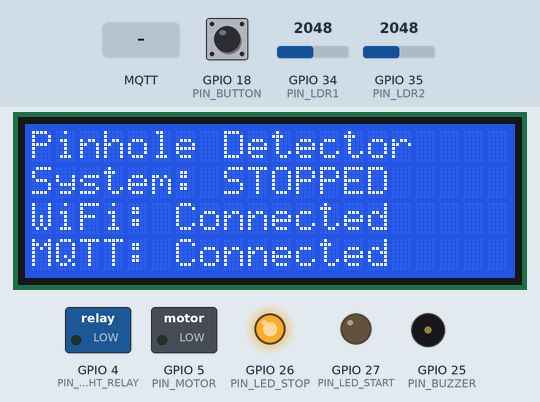
The sketch below on a simulated ESP32. Parts: 20×4 character LCD, switched loads named in the sketch (green lamp = pin HIGH), output pins drawn as LEDs (lit = HIGH), buzzer (waves = sounding, pin HIGH). Inputs (shaded band) come from the test bench; at power-on: GPIO 18 (PIN_BUTTON) HIGH, GPIO 34 (PIN_LDR1) = 2048, GPIO 35 (PIN_LDR2) = 2048. WiFi joins after 1.5 s; servers stay silent unless stated; no MQTT or app messages arrive unless stated; what the sketch prints to the serial monitor is not drawn.

Above: at 3.9 s.
4.0 s: GPIO 18 (PIN_BUTTON) pulled LOW for 0.15 s
At 4.9 s:
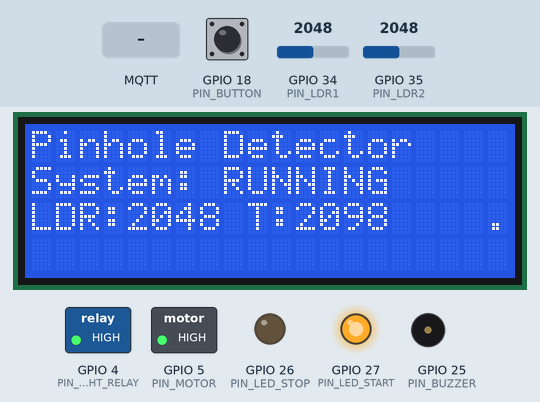
6.0 s: GPIO 34 (PIN_LDR1) set to 2197
At 7.0 s:
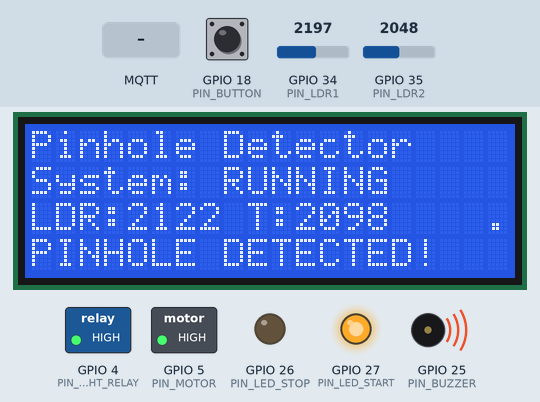
7.6 s: MQTT message "start" arrives on the first subscribed topic
At 8.1 s:
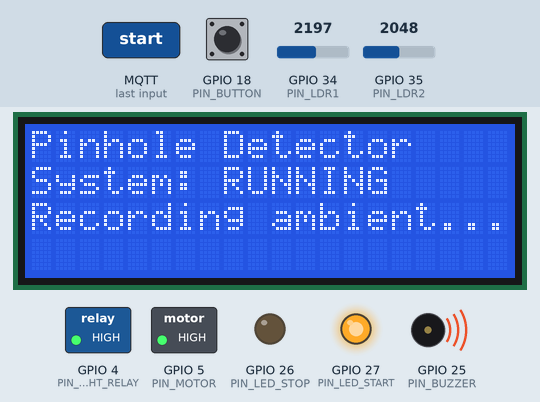
10.6 s: GPIO 35 (PIN_LDR2) set to 2221
At 11.2 s:
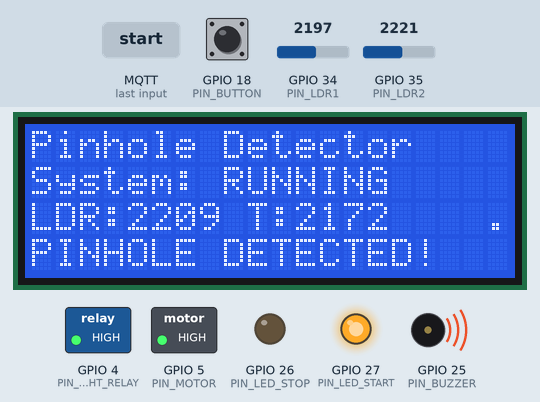
12.2 s: GPIO 34 (PIN_LDR1) set to 2047
At 14.9 s:
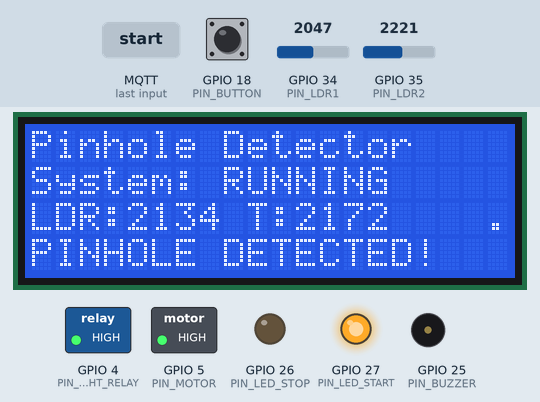
15.2 s: GPIO 35 (PIN_LDR2) set to 2273
At 16.4 s:
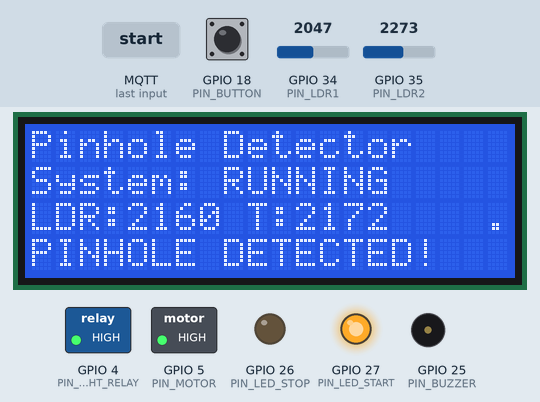
16.7 s: GPIO 35 (PIN_LDR2) set to 2329
Timing chart, 0 to 19.2 s (numbered marks = the images above; inputs shaded):
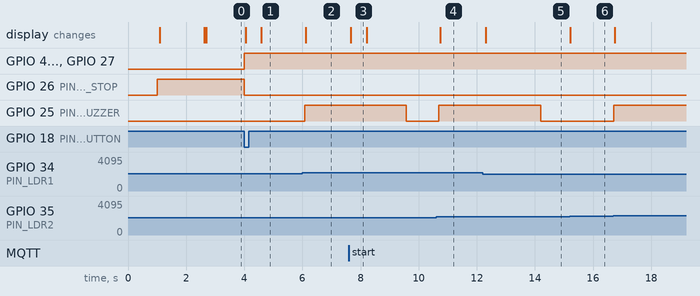

Measured:
- the behaviour switches between 2149 and 2150 on GPIO 34 (PIN_LDR1) (found by bisection; images 1 and 2)
- the behaviour switches between 2148 and 2149 on GPIO 35 (PIN_LDR2) (found by bisection; images 3 and 4)
- after the input at 4.0 s, GPIO 4 (PIN_LIGHT_RELAY), GPIO 5 (PIN_MOTOR), GPIO 27 (PIN_LED_START): LOW → HIGH at once; GPIO 26 (PIN_LED_STOP): HIGH → LOW at once; the display: first changes after 0.05 s (image 1 shows a later state)
- after the input at 6.0 s, GPIO 25 (PIN_BUZZER): LOW → HIGH after 0.08 s; the display: changes after 0.11 s (image 2)
- after the input at 7.6 s, GPIO 25 (PIN_BUZZER): HIGH → LOW after 2.0 s; the display: changes after 0.07 s (image 3)
- after the input at 10.6 s, GPIO 25 (PIN_BUZZER): LOW → HIGH after 0.10 s; the display: changes after 0.14 s (image 4)
- after the input at 12.2 s, GPIO 25 (PIN_BUZZER): HIGH → LOW after 2.0 s; the display: changes after 0.12 s (image 5)
- after the input at 15.2 s, the display: changes at once (image 6)
- after the input at 16.7 s, GPIO 25 (PIN_BUZZER): LOW → HIGH at once

The sketch:

pinhole-detector-esp32.ino
```cpp
#include <WiFi.h>
#include <PubSubClient.h>
#include <Wire.h>
#include <LiquidCrystal_I2C.h>

// Pin definitions
#define PIN_LIGHT_RELAY     4
#define PIN_MOTOR           5
#define PIN_BUTTON          18
#define PIN_BUZZER          25
#define PIN_LED_STOP        26
#define PIN_LED_START       27
#define PIN_LDR1            34
#define PIN_LDR2            35

// WiFi settings
const char* wifiSsid = "pinhole-detector";
const char* wifiPassword = "pinhole123";

// MQTT settings (same broker as ESP32-CAM)
const char* mqttServer = "192.168.131.85";
const int mqttPort = 1883;
const char* mqttClientId = "pinhole-esp32";
const char* topicState = "pinhole/state";
const char* topicPinhole = "pinhole/detected";
const char* topicControl = "pinhole/control";

// Objects
WiFiClient wifiClient;
PubSubClient mqttClient(wifiClient);
LiquidCrystal_I2C lcd(0x27, 20, 4);

// State variables
bool systemRunning = false;
bool buttonPressed = false;
unsigned long lastDebounceTime = 0;
const unsigned long debounceDelay = 200;

// LDR variables
int ambientLight = 0;
bool ambientRecorded = false;
const int PINHOLE_THRESHOLD = 50;
unsigned long lastLdrRead = 0;
const unsigned long ldrInterval = 100;

// Buzzer timing
unsigned long buzzerStartTime = 0;
bool buzzerActive = false;
const unsigned long buzzerDuration = 2000;


void setup() {
  Serial.begin(115200);
  delay(1000);
  Serial.println("[BOOT] ESP32 Pinhole Detector starting");

  // Pin setup
  pinMode(PIN_LIGHT_RELAY, OUTPUT);
  pinMode(PIN_MOTOR, OUTPUT);
  pinMode(PIN_BUTTON, INPUT_PULLUP);
  pinMode(PIN_BUZZER, OUTPUT);
  pinMode(PIN_LED_STOP, OUTPUT);
  pinMode(PIN_LED_START, OUTPUT);
  pinMode(PIN_LDR1, INPUT);
  pinMode(PIN_LDR2, INPUT);

  // Initial states
  digitalWrite(PIN_LIGHT_RELAY, LOW);
  digitalWrite(PIN_MOTOR, LOW);
  digitalWrite(PIN_BUZZER, LOW);
  digitalWrite(PIN_LED_STOP, HIGH);
  digitalWrite(PIN_LED_START, LOW);

  // LCD setup
  Wire.begin(21, 22);
  lcd.init();
  lcd.backlight();
  lcd.setCursor(0, 0);
  lcd.print("Pinhole Detector");
  lcd.setCursor(0, 1);
  lcd.print("System: STOPPED");

  // Connect WiFi
  connectWiFi();

  // Connect MQTT
  connectMqtt();

  Serial.println("[BOOT] Setup complete");
}

void loop() {
  // Check WiFi
  if (WiFi.status() != WL_CONNECTED) {
    Serial.println("[WIFI] Reconnecting...");
    connectWiFi();
  }

  // Check MQTT
  if (!mqttClient.connected()) {
    Serial.println("[MQTT] Reconnecting...");
    updateLcdLine(3, "MQTT: Reconnecting..");
    connectMqtt();
  }
  mqttClient.loop();

  // Handle button press (active low, debounced)
  handleButton();

  // Handle buzzer timeout
  if (buzzerActive && (millis() - buzzerStartTime >= buzzerDuration)) {
    digitalWrite(PIN_BUZZER, LOW);
    buzzerActive = false;
    Serial.println("[BUZZER] Timeout - stopped");
  }

  // System running logic
  if (systemRunning) {
    // Read LDRs periodically
    if (millis() - lastLdrRead >= ldrInterval) {
      lastLdrRead = millis();
      checkPinhole();
    }
  }
}

void connectWiFi() {
  Serial.print("[WIFI] Connecting to ");
  Serial.println(wifiSsid);

  WiFi.mode(WIFI_STA);
  WiFi.begin(wifiSsid, wifiPassword);

  int attempts = 0;
  while (WiFi.status() != WL_CONNECTED && attempts < 30) {
    Serial.print(".");
    delay(500);
    attempts++;
  }

  if (WiFi.status() == WL_CONNECTED) {
    Serial.println();
    Serial.print("[WIFI] Connected, IP: ");
    Serial.println(WiFi.localIP());
    updateLcdLine(2, "WiFi: Connected");
  } else {
    Serial.println();
    Serial.println("[WIFI] Connection failed");
    updateLcdLine(2, "WiFi: Failed");
  }
}

void connectMqtt() {
  mqttClient.setServer(mqttServer, mqttPort);
  mqttClient.setCallback(mqttCallback);

  while (!mqttClient.connected()) {
    Serial.print("[MQTT] Connecting to ");
    Serial.print(mqttServer);
    Serial.print(":");
    Serial.println(mqttPort);
    updateLcdLine(3, "MQTT: Connecting....");

    if (mqttClient.connect(mqttClientId)) {
      Serial.println("[MQTT] Connected");
      mqttClient.subscribe(topicControl);
      Serial.print("[MQTT] Subscribed to ");
      Serial.println(topicControl);
      updateLcdLine(3, "MQTT: Connected     ");
      publishState();
    } else {
      Serial.print("[MQTT] Failed, state=");
      Serial.println(mqttClient.state());
      updateLcdLine(3, "MQTT: Failed-retry..");
      delay(2000);
    }
  }
}

void mqttCallback(char* topic, byte* payload, unsigned int length) {
  String message;
  for (unsigned int i = 0; i < length; i++) {
    message += (char)payload[i];
  }
  message.trim();
  message.toLowerCase();

  Serial.print("[MQTT] Message on ");
  Serial.print(topic);
  Serial.print(": ");
  Serial.println(message);

  if (message == "start") {
    startSystem();
  } else if (message == "stop") {
    stopSystem();
  }
}

void handleButton() {
  int buttonState = digitalRead(PIN_BUTTON);

  if (buttonState == LOW && !buttonPressed) {
    if (millis() - lastDebounceTime > debounceDelay) {
      buttonPressed = true;
      lastDebounceTime = millis();

      Serial.println("[BUTTON] Pressed - toggling state");

      if (systemRunning) {
        stopSystem();
      } else {
        startSystem();
      }
    }
  } else if (buttonState == HIGH) {
    buttonPressed = false;
  }
}

void startSystem() {
  systemRunning = true;
  ambientRecorded = false;

  // Turn on outputs
  digitalWrite(PIN_LIGHT_RELAY, HIGH);
  digitalWrite(PIN_MOTOR, HIGH);
  digitalWrite(PIN_LED_START, HIGH);
  digitalWrite(PIN_LED_STOP, LOW);

  // LCD update
  lcd.clear();
  lcd.setCursor(0, 0);
  lcd.print("Pinhole Detector");
  lcd.setCursor(0, 1);
  lcd.print("System: RUNNING");
  lcd.setCursor(0, 2);
  lcd.print("Recording ambient...");

  // Record ambient light after relay stabilizes
  delay(500);
  int ldr1 = analogRead(PIN_LDR1);
  int ldr2 = analogRead(PIN_LDR2);
  ambientLight = (ldr1 + ldr2) / 2;
  ambientRecorded = true;

  lcd.setCursor(0, 2);
  lcd.print("Ambient: ");
  lcd.print(ambientLight);
  lcd.print("    ");

  Serial.print("[SYSTEM] Started, ambient light: ");
  Serial.println(ambientLight);

  publishState();
}

void stopSystem() {
  systemRunning = false;

  // Turn off outputs
  digitalWrite(PIN_LIGHT_RELAY, LOW);
  digitalWrite(PIN_MOTOR, LOW);
  digitalWrite(PIN_BUZZER, LOW);
  digitalWrite(PIN_LED_START, LOW);
  digitalWrite(PIN_LED_STOP, HIGH);
  buzzerActive = false;

  // LCD update
  lcd.clear();
  lcd.setCursor(0, 0);
  lcd.print("Pinhole Detector");
  lcd.setCursor(0, 1);
  lcd.print("System: STOPPED");
  lcd.setCursor(0, 2);
  lcd.print("                    ");
  lcd.setCursor(0, 3);
  lcd.print("                    ");

  Serial.println("[SYSTEM] Stopped");

  publishState();
}

void checkPinhole() {
  if (!ambientRecorded) return;

  int ldr1 = analogRead(PIN_LDR1);
  int ldr2 = analogRead(PIN_LDR2);
  int averageLight = (ldr1 + ldr2) / 2;

  // Check if light increased significantly (pinhole detected)
  if (averageLight > ambientLight + PINHOLE_THRESHOLD) {
    Serial.print("[DETECT] Pinhole! LDR1=");
    Serial.print(ldr1);
    Serial.print(" LDR2=");
    Serial.print(ldr2);
    Serial.print(" Avg=");
    Serial.print(averageLight);
    Serial.print(" Threshold=");
    Serial.println(ambientLight + PINHOLE_THRESHOLD);

    // Trigger alarm
    digitalWrite(PIN_BUZZER, HIGH);
    buzzerActive = true;
    buzzerStartTime = millis();

    // Update LCD
    lcd.setCursor(0, 3);
    lcd.print("PINHOLE DETECTED!");

    // Publish detection
    publishPinholeDetected(ldr1, ldr2, averageLight);
  }

  // Update LCD with current readings
  lcd.setCursor(0, 2);
  lcd.print("LDR:");
  lcd.print(averageLight);
  lcd.print(" T:");
  lcd.print(ambientLight + PINHOLE_THRESHOLD);
  lcd.print("    ");
}

void publishState() {
  if (!mqttClient.connected()) return;

  const char* state = systemRunning ? "running" : "stopped";
  bool published = mqttClient.publish(topicState, state, true);

  Serial.print("[MQTT] Published state: ");
  Serial.print(state);
  Serial.print(" -> ");
  Serial.println(published ? "OK" : "FAILED");
}

void publishPinholeDetected(int ldr1, int ldr2, int average) {
  if (!mqttClient.connected()) return;

  // Create JSON payload
  char payload[128];
  snprintf(payload, sizeof(payload),
           "{\"ldr1\":%d,\"ldr2\":%d,\"average\":%d,\"ambient\":%d,\"timestamp\":%lu}",
           ldr1, ldr2, average, ambientLight, millis());

  bool published = mqttClient.publish(topicPinhole, payload);

  Serial.print("[MQTT] Published pinhole detection: ");
  Serial.println(published ? "OK" : "FAILED");
  Serial.println(payload);
}

void updateLcdLine(int line, const char* text) {
  lcd.setCursor(0, line);
  lcd.print(text);
}
```
